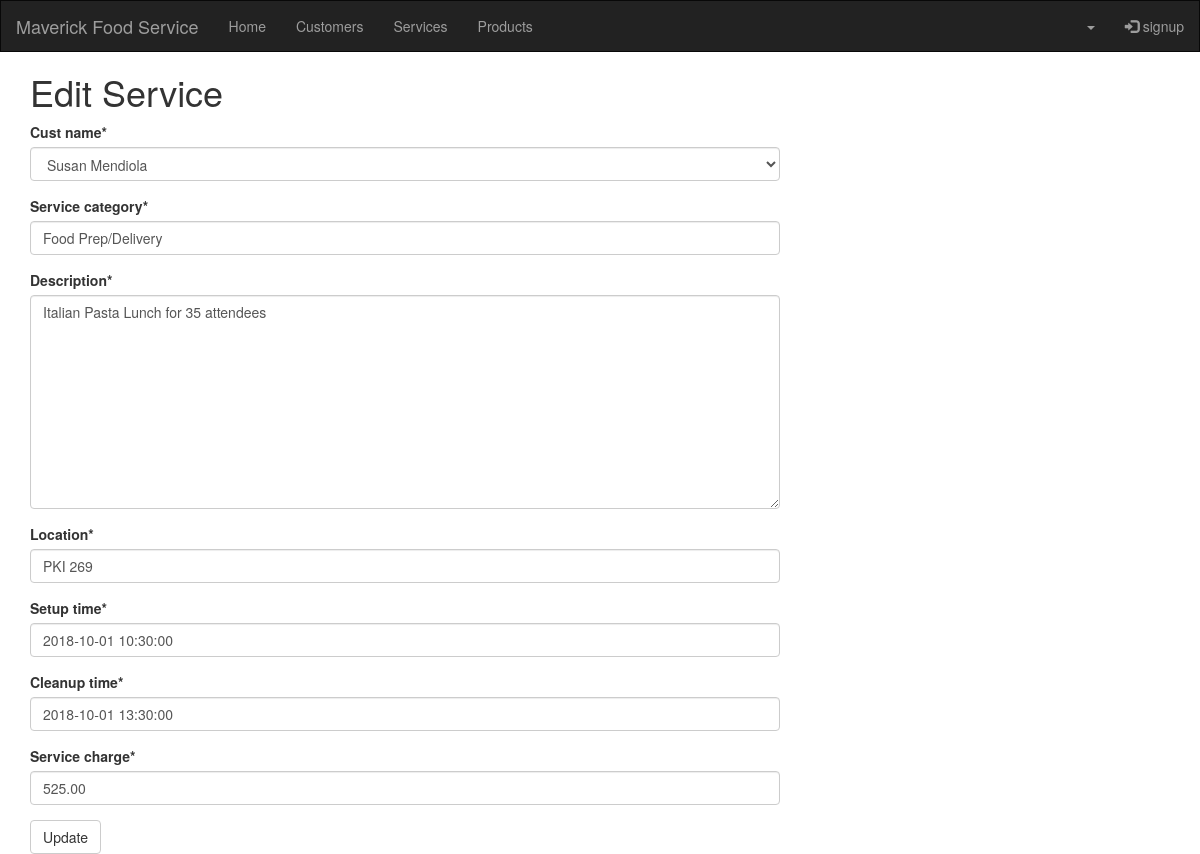
The page /service/3/edit/ (signed in) on the database its author committed.
### crm/models.py (models this page shows, shortened)
class Customer(models.Model):
    cust_name = models.CharField(max_length=50)
    organization = models.CharField(max_length=100, blank=True)
    role = models.CharField(max_length=100)
    email = models.EmailField(max_length=100)
    bldgroom = models.CharField(max_length=100)
    address = models.CharField(max_length=200)
    account_number = models.IntegerField(blank=False, null=False)
    city = models.CharField(max_length=50)
    state = models.CharField(max_length=50)
    zipcode = models.CharField(max_length=10)
    phone_number = models.CharField(max_length=50)
    created_date = models.DateTimeField(
        default=timezone.now)
    updated_date = models.DateTimeField(auto_now_add=True)
    def __str__(self):
        return str(self.cust_name)

class Service(models.Model):
    cust_name = models.ForeignKey(Customer, on_delete=models.CASCADE, related_name='services')
    service_category = models.CharField(max_length=100)
    description = models.TextField()
    location = models.CharField(max_length=200)
    setup_time = models.DateTimeField(
        default=timezone.now)
    cleanup_time = models.DateTimeField(
        default=timezone.now)
    service_charge = models.DecimalField(max_digits=10, decimal_places=2)
    created_date = models.DateTimeField(
        default=timezone.now)
    updated_date = models.DateTimeField(auto_now_add=True)

### crm/views.py (the view)
# urls.py: path('service/<int:pk>/edit/', views.service_edit, name='service_edit'),
@login_required
def service_edit(request, pk):
   service = get_object_or_404(Service, pk=pk)
   if request.method == "POST":
       form = ServiceForm(request.POST, instance=service)
       if form.is_valid():
           service = form.save(commit=False)
           service.updated_date = timezone.now()
           service.save()
           service = Service.objects.filter(created_date__lte=timezone.now())
           return render(request, 'crm/service_list.html',
                         {'services': service})
   else:
       form = ServiceForm(instance=service)
   return render(request, 'crm/service_edit.html', {'form': form})

### crm/forms.py
class ServiceForm(forms.ModelForm):
    class Meta:
        model = Service
        fields = ('cust_name', 'service_category', 'description', 'location', 'setup_time', 'cleanup_time',
                          'service_charge')

### crm/templates/crm/service_edit.html
<!DOCTYPE html>
{% extends 'crm/base.html' %}
{% load crispy_forms_tags %}
{% block content %}
    <h1>Edit Service</h1>
    <form method="POST" class="service-form">{% csrf_token %}
        {{ form|crispy }}
        <button type="submit" class="save btn btn-default">Update</button>
    </form>
{% endblock %}

### rows shown on the page
Customer: cust_name "Susan Mendiola"
Service: service_category "Food Prep/Delivery", description "Italian Pasta Lunch for 35 attendees", location "PKI 269", setup_time "2018-10-01 10:30:00", cleanup_time "2018-10-01 13:30:00", service_charge "525.00"
